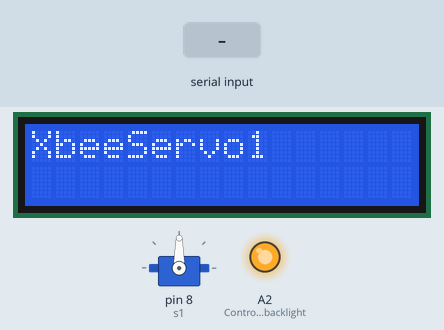
The sketch below on a simulated Arduino Uno, built with avr-gcc and run on an emulated ATmega328P. Shown: 16×2 character LCD, servo, output pins drawn as LEDs (lit = HIGH). The inputs (shaded band) are chosen by the test bench. What the sketch prints to the serial monitor is not drawn.

Above: at 1.2 s.
1.3 s: byte 30 received over Serial
At 1.7 s:
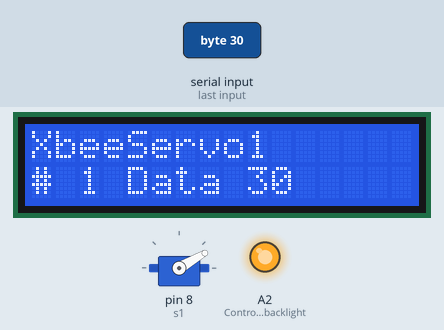
2.8 s: byte 120 received over Serial
At 4.0 s:
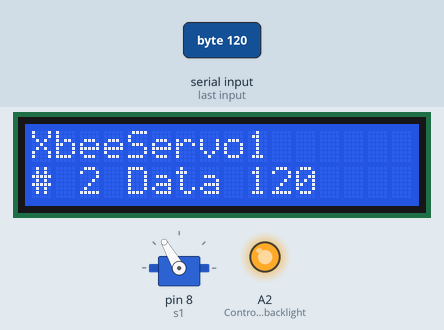
4.3 s: byte 90 received over Serial
At 5.2 s:
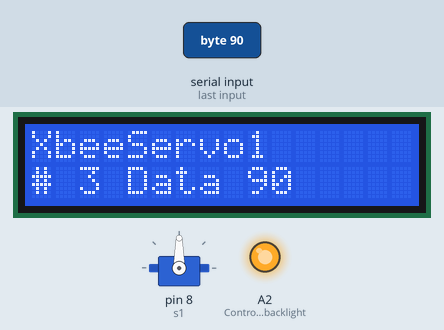
Timing chart, 0 to 7.3 s (numbered marks = the images above; inputs shaded):
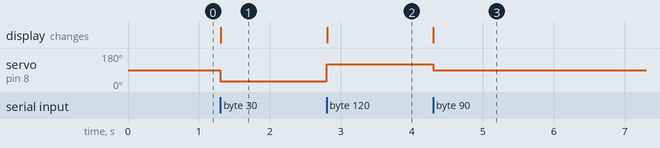

The sketch:

XbeeServo1.ino
```cpp
#include <LiquidCrystal.h>
#include <Servo.h>

LiquidCrystal lcd(7, 6, 5, 4, 3, 2);  // Setup the LCD object and assign pins

int XbeeIn = 0;
int XbeeOut = 0;
int XbeeCount = 0;

Servo s1;

//=================================================================================

void setup() {

#if defined(__AVR_ATtiny85__) && (F_CPU == 16000000L)
  clock_prescale_set(clock_div_1); // Enable 16 MHz on Trinket
#endif

  lcd.begin(16,2);    // is that 16 characters and 2 lines?
  lcd.print("XbeeServo1");

  pinMode(9,INPUT);
  pinMode(A0,INPUT);    // Cant use pins 10,11,12,13 since configured for SPI
  pinMode(A1,INPUT);    // so instead use two of the analog inputs configure for digital

  pinMode(A2,OUTPUT);    // Controls backlight, High = on , Low = off
  digitalWrite(A2,HIGH);  // Turn on backlight at startup

  Serial.begin(9600);   // Serial comms with the Xbee

  s1.attach(8);     // Attach servo #1 to GPIO8
}

//=================================================================================


//=================================================================================

void loop() {

  if(Serial.available()>0){
    XbeeIn = Serial.read();
    XbeeOut = XbeeIn + 1;
    Serial.print(XbeeOut);
    XbeeCount++;

    if(XbeeIn>0){
      if(XbeeIn<180){
        s1.write(XbeeIn);
      }
    }

    lcd.setCursor(0,1);
    lcd.print("                ");
    lcd.setCursor(0,1);
    lcd.print("# ");
    lcd.print(XbeeCount);
    lcd.print(" Data ");
    lcd.print(XbeeIn);

  }
}

//=================================================================================
```

Measured:
- after the input at 1.3 s, servo on pin 8 (s1): 90° → 30° at once; the display: changes at once (image 1)
- after the input at 2.8 s, servo on pin 8 (s1): 30° → 120° at once; the display: changes at once (image 2)
- after the input at 4.3 s, servo on pin 8 (s1): 120° → 90° at once; the display: changes at once (image 3)
